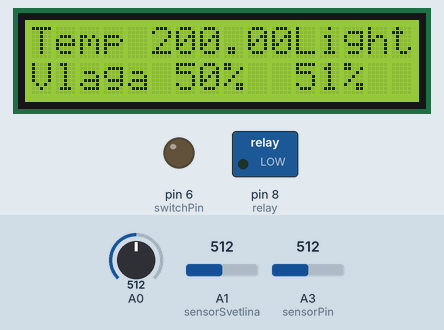
Simulated run of this sketch. Board: Arduino Uno, built with avr-gcc and run on an emulated ATmega328P. On the bench: 16×2 character LCD, switched loads named in the sketch (green lamp = pin HIGH), output pins drawn as LEDs (lit = HIGH). The test bench sets the inputs (shaded band); at power-on: A0 = 512, A1 (sensorSvetlina) = 512, A3 (sensorPin) = 512.

Above: at 1.2 s.
1.3 s: A0 set to 716
At 2.4 s:
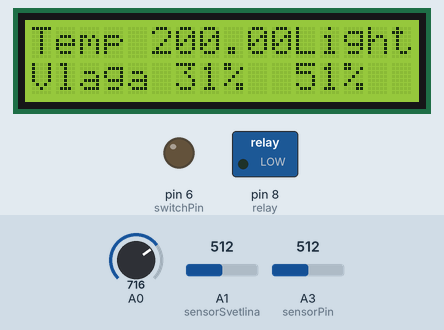
2.8 s: A1 (sensorSvetlina) set to 716
At 3.7 s:
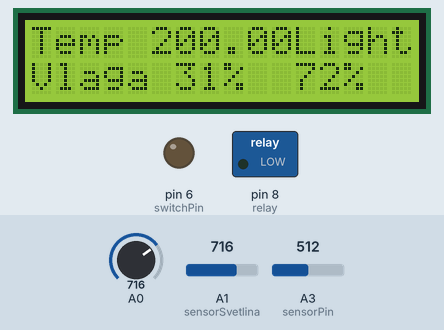
4.5 s: A3 (sensorPin) set to 716
At 5.8 s:
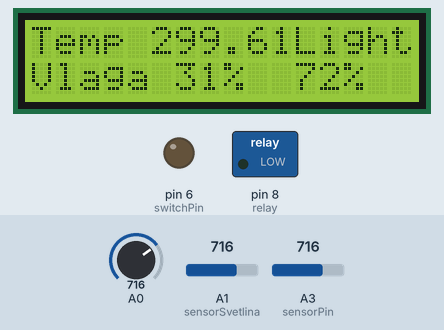
6.1 s: A0 set to 900
At 7.3 s:
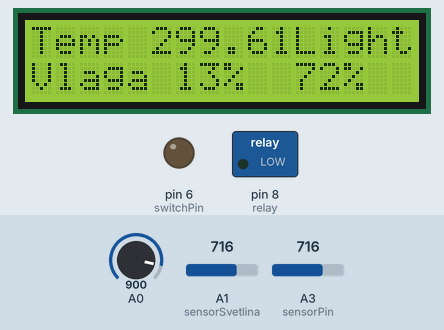
7.7 s: A1 (sensorSvetlina) set to 900
At 8.6 s:
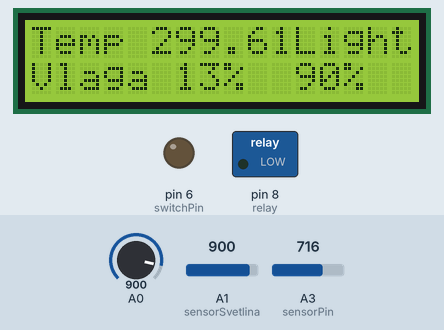
9.4 s: A3 (sensorPin) set to 900
At 11.0 s:
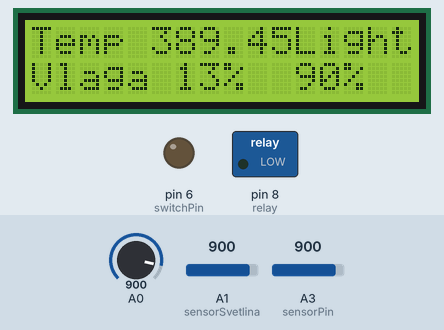
Timing chart, 0 to 12.0 s (numbered marks = the images above; inputs shaded):
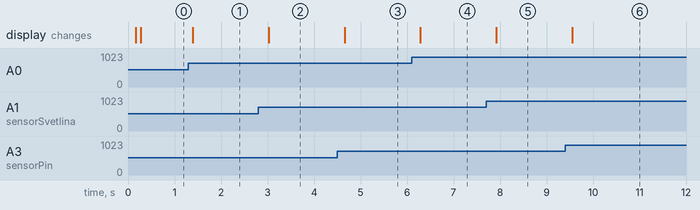

The sketch:

InteligentPlanting.ino
```cpp
#include <LiquidCrystal.h>
#include <SoftwareSerial.h>

SoftwareSerial mySerial =  SoftwareSerial(7, 6);
LiquidCrystal lcd(12, 11, 5, 4, 3, 2);

int switchPin = 6;
int relay = 8;
int incomingByte;
int sensorVlaga = A0;
int sensorSvetlina = A1;
int sensorValue = 0;
int sensorPin = A3;
float temperature;
int Humidity;
int Light;

void setup() {
  lcd.begin(16, 2);

  pinMode(relay, OUTPUT);
  pinMode (sensorSvetlina, OUTPUT);
  pinMode(7, INPUT);
  pinMode(6, OUTPUT);

  Serial.begin (9600);
  mySerial.begin(9600);

}


void displayValue(char *value, int cursorX, int cursorY){
  lcd.setCursor(cursorX, cursorY);
  lcd.print(value);
}

void displayValue(float value, int cursorX, int cursorY){
  lcd.setCursor(cursorX, cursorY);
  lcd.print(value);
}

void displayValue(int value, int cursorX, int cursorY){
  lcd.setCursor(cursorX, cursorY);
  lcd.print(value);
}

void onSerialInput(char incomingByte){
  digitalWrite(relay, HIGH);
  delay(2);
}

void offSerialInput(char incomingByte){
  digitalWrite(relay, LOW);
  delay(2);
}

float calculateTemperature(int sensorPin){
  return (((analogRead(sensorPin) / 1024.0) * 5.0) - 0.5) * 100;
}

int calculateHumidity(int humidity){
  return 100 - int(analogRead(humidity)/10.23);
}

int calculateLight(int light){
  return analogRead(light);
}

void readDisplaySensors(){
  displayValue("Temp", 0,0);
  temperature = calculateTemperature(sensorPin);
  displayValue(temperature, 5, 0);
  delay(100);
  displayValue("Vlaga", 0,1);
  Humidity = calculateHumidity(sensorVlaga);
  displayValue(Humidity, 6, 1);
  displayValue("%", 8,1);
  delay(100);
  displayValue("Light", 11,0);
  displayValue("   ", 11,1);
  Light = calculateLight(sensorSvetlina) + 5;
  displayValue(Light, 11, 1);
  displayValue("%", 13,1);

}

void sendSensorsDataToRasberry(){
 mySerial.print(temperature );
 mySerial.print("\r");
 mySerial.print(Humidity );
 mySerial.print("\r");
 mySerial.print(Light );
 mySerial.print("\r");
}

void loop() {

  readDisplaySensors();
  delay(100);

  if (mySerial.available()) {
    int Comand = mySerial.read();
    if(Comand == 1){
     sendSensorsDataToRasberry();
    }
    else if(Comand == 2){
    onSerialInput(mySerial.read());
    }
    else if(Comand == 3){
    offSerialInput(mySerial.read());
    }
    else {
      mySerial.print("Error\r");
    }
  }

}
```

Measured:
- after the input at 1.3 s, the display: changes after 0.09 s (image 1)
- after the input at 2.8 s, the display: changes after 0.22 s (image 2)
- after the input at 4.5 s, the display: changes after 0.16 s (image 3)
- after the input at 6.1 s, the display: changes after 0.19 s (image 4)
- after the input at 7.7 s, the display: changes after 0.22 s (image 5)
- after the input at 9.4 s, the display: changes after 0.16 s (image 6)
